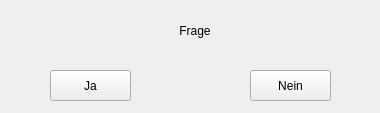
<?xml version="1.0" encoding="UTF-8"?>
<ui version="4.0">
 <class>linboYesNo</class>
 <widget class="QWidget" name="linboYesNo">
  <property name="geometry">
   <rect>
    <x>0</x>
    <y>0</y>
    <width>380</width>
    <height>113</height>
   </rect>
  </property>
  <property name="windowTitle">
   <string>Frage</string>
  </property>
  <widget class="QPushButton" name="NoButton">
   <property name="geometry">
    <rect>
     <x>250</x>
     <y>70</y>
     <width>81</width>
     <height>31</height>
    </rect>
   </property>
   <property name="text">
    <string>Nein</string>
   </property>
  </widget>
  <widget class="QLabel" name="question">
   <property name="geometry">
    <rect>
     <x>10</x>
     <y>10</y>
     <width>370</width>
     <height>41</height>
    </rect>
   </property>
   <property name="text">
    <string>Frage</string>
   </property>
   <property name="alignment">
    <set>Qt::AlignCenter</set>
   </property>
   <property name="wordWrap">
    <bool>false</bool>
   </property>
  </widget>
  <widget class="QPushButton" name="YesButton">
   <property name="geometry">
    <rect>
     <x>50</x>
     <y>70</y>
     <width>81</width>
     <height>31</height>
    </rect>
   </property>
   <property name="text">
    <string>Ja</string>
   </property>
  </widget>
 </widget>
 <layoutdefault spacing="6" margin="11"/>
 <pixmapfunction>qPixmapFromMimeSource</pixmapfunction>
 <resources/>
 <connections/>
</ui>
